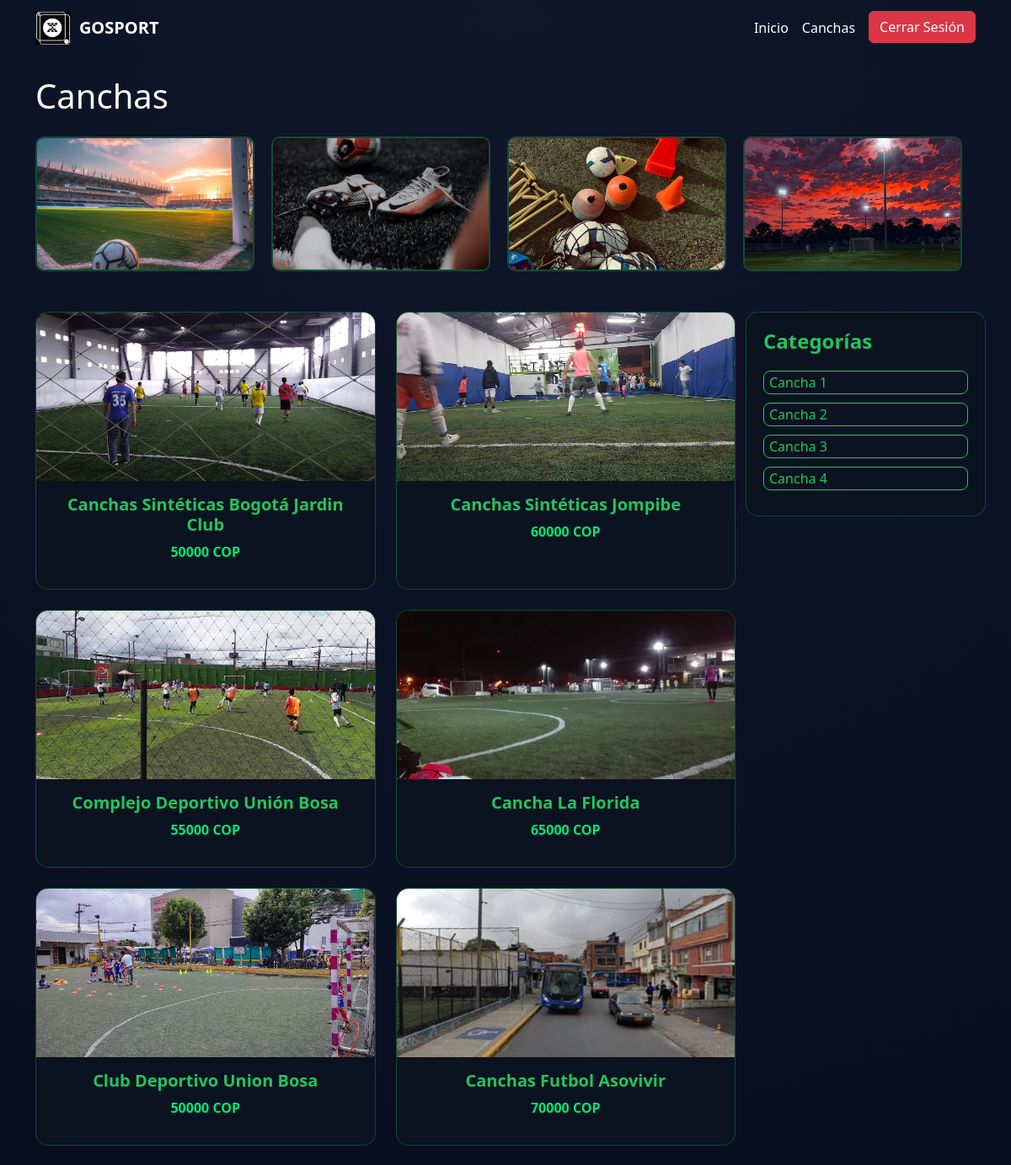
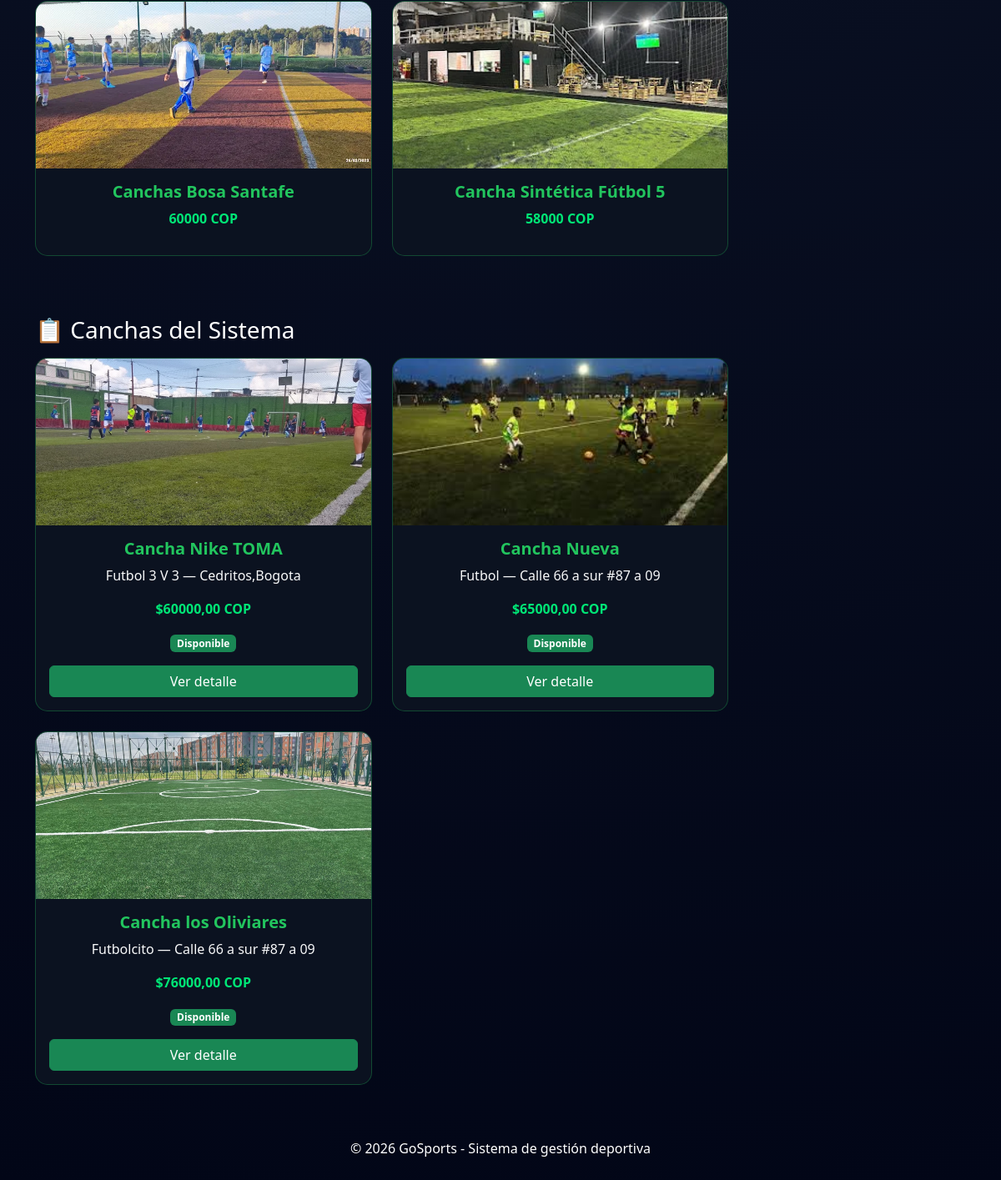
The app's page /reservas/canchas/ with its own data (2 pictures, top to bottom).
### canchas/models.py (models this page shows, shortened)
class Cancha(models.Model):
    ESTADOS = [
        ('disponible', 'Disponible'),
        ('ocupado', 'Ocupado'),
        ('mantenimiento', 'Mantenimiento'),
    ]
    nombre = models.CharField(max_length=100)
    tipo = models.CharField(max_length=50)
    precio = models.DecimalField(max_digits=10, decimal_places=2)
    capacidad = models.IntegerField()
    estado = models.CharField(max_length=20, choices=ESTADOS)
    direccion = models.CharField(max_length=255)
    imagen = models.ImageField(upload_to='canchas/')

### reservas/views.py (the view)
# urls.py: path('canchas/', views.canchas_publico, name='canchas_publico'),
def canchas_publico(request):
    canchas_db = CanchaDB.objects.all()
    return render(request, 'canchas.html', {
        "canchas": CANCHAS_PUBLICO,
        "canchas_db": canchas_db,
    })

### templates/canchas.html (shortened to what this page needs)
{% load static %}
<!DOCTYPE html>
<html lang="es">
<head>
<link href="https://cdn.jsdelivr.net/npm/bootstrap@5.3.2/dist/css/bootstrap.min.css" rel="stylesheet">
<link rel="stylesheet" href="{% static 'css/canchas.css' %}">
</head>
<body>
<nav class="navbar">
<div class="container">
<a class="navbar-brand d-flex align-items-center text-white" href="{% url 'reservas:home' %}">
<img src="{% static 'img/icono.jpg' %}" style="height:40px; margin-right:10px;" alt="Logo">
<span class="fw-bold">GOSPORT</span>
</a>
<ul class="navbar-nav flex-row gap-3">
<li class="nav-item">
<a class="nav-link text-white" href="{% url 'reservas:home' %}">Inicio</a>
</li>
<li class="nav-item">
<a class="nav-link text-white" href="{% url 'reservas:canchas_publico' %}">Canchas</a>
</li>
<li class="nav-item">
<form method="post" action="{% url 'auth:logout' %}">
<button class="btn btn-danger" type="submit">
Cerrar Sesión
</button>
</form>
</li>
</ul>
</div>
</nav>
<div class="container mt-4">
<h1 class="mb-4 text-white" style="cursor:pointer;" onclick="sortByPrice()">
Canchas
</h1>
<div class="carousel-container mb-5">
<div class="carousel-track">
<img src="{% static 'img/carruselcancha1.jpg' %}">
<img src="{% static 'img/carruselcancha2.jpg' %}">
<img src="{% static 'img/carruselcancha3.jpg' %}">
<img src="{% static 'img/carruselcancha4.jpg' %}">
</div>
</div>
<div class="row">
<div class="col-md-9">
<div class="row" id="productList">
{% for cancha in canchas %}
<div class="col-md-6 mb-4 card-container"
data-price="{{ cancha.precio }}"
id="cancha-{{ forloop.counter }}">
<div class="card h-100">
{% if cancha.imagen %}
<img src="{% static 'img/' %}{{ cancha.imagen }}"
class="card-img-top"
alt="{{ cancha.nombre }}"
onclick="openModal('{% static 'img/' %}{{ cancha.imagen }}','{{ cancha.nombre }}','{{ cancha.precio }}')">
{% else %}
<img src="{% static 'img/default.jpg' %}" class="card-img-top">
{% endif %}
<div class="card-body text-center">
<h5 class="card-title">
<a href="{% url 'reservas:cancha_detalle' cancha.id %}">
{{ cancha.nombre }}
</a>
</h5>
<p class="text-success fw-bold">
{{ cancha.precio }} COP
</p>
</div>
</div>
</div>
{% endfor %}
</div>
{% if canchas_db %}
<h3 class="mt-5 mb-3 text-white">📋 Canchas del Sistema</h3>
<div class="row" id="productListDB">
{% for c in canchas_db %}
<div class="col-md-6 mb-4 card-container"
data-price="{{ c.precio }}">
<div class="card h-100">
{% if c.imagen %}
<a href="{% url 'reservas:cancha_detalle_db' c.id %}">
<img src="{{ c.imagen.url }}"
class="card-img-top"
style="cursor:pointer;">
</a>
{% else %}
<img src="{% static 'img/cancha.jpg' %}" class="card-img-top">
{% endif %}
<div class="card-body text-center">
<h5 class="card-title">
<a href="{% url 'reservas:cancha_detalle_db' c.id %}">
{{ c.nombre }}
</a>
</h5>
<p class="text-light">{{ c.tipo }} — {{ c.direccion }}</p>
<p class="text-success fw-bold">${{ c.precio }} COP</p>
{% if c.estado == "disponible" %}
<span class="badge bg-success">Disponible</span>
{% elif c.estado == "ocupado" %}
<span class="badge bg-danger">Ocupado</span>
{% else %}
<span class="badge bg-warning text-dark">Mantenimiento</span>
{% endif %}
<div class="mt-3">
<a href="{% url 'reservas:cancha_detalle_db' c.id %}" class="btn btn-success w-100">
Ver detalle
</a>
</div>
</div>
</div>
</div>
{% endfor %}
</div>
{% endif %}
</div>
<div class="col-md-3">
<h4>Categorías</h4>
<button onclick="goToCat('cancha-1')">Cancha 1</button>
<button onclick="goToCat('cancha-2')">Cancha 2</button>
<button onclick="goToCat('cancha-3')">Cancha 3</button>
<button onclick="goToCat('cancha-4')">Cancha 4</button>
</div>
</div>
</div>
<footer class="text-center py-3 mt-4">
<p>© 2026 GoSports - Sistema de gestión deportiva</p>
</footer>
</body>
</html>

### static/css/canchas.css (style rules this page uses)
body { background: radial-gradient(circle at top, #0f172a, #020617); color: #fff; }
.carousel-container { overflow:hidden; width:100%; margin-bottom:40px; }
.carousel-track { display:flex; gap:20px; animation:scroll 25s linear infinite; }
.carousel-track img { width:260px; height:160px; object-fit:cover; border-radius:10px; flex-shrink:0; border:2px solid rgba(34,197,94,0.3); }
.card { background:#0b1220; border-radius:15px; border:1px solid rgba(34,197,94,0.3); overflow:hidden; transition:0.3s; height:100%; display:flex; flex-direction:column; }
.card-img-top { width:100%; height:200px; object-fit:cover; object-position:center; display:block; }
.card-body { flex-grow:1; }
.card-title a { color:#22c55e; font-weight:bold; text-decoration:none; }
.text-success { color:#00e676 !important; font-weight:bold; }
.col-md-3 { background:#0b1220; padding:20px; border-radius:15px; height:fit-content; position: sticky; top: 20px; border:1px solid rgba(34,197,94,0.3); }
.col-md-3 h4 { margin-bottom:20px; font-weight:bold; color:#22c55e; }
.col-md-3 button { text-align:left; font-weight:500; width:100%; margin-bottom:10px; background:transparent; border:1px solid #22c55e; color:#22c55e; border-radius:8px; transition:0.3s; }
.card-container { transition:0.3s; }

### records on screen
Cancha: imagen (picture), nombre "Cancha Nike TOMA", tipo "Futbol 3 V 3", direccion "Cedritos,Bogota", precio "60000,00", estado "Disponible"
Cancha: imagen (picture), nombre "Cancha Nueva", tipo "Futbol", direccion "Calle 66 a sur #87 a 09", precio "65000,00", estado "Disponible"
Cancha: imagen (picture), nombre "Cancha los Oliviares", tipo "Futbolcito", direccion "Calle 66 a sur #87 a 09", precio "76000,00", estado "Disponible"

### other values on screen
{{ cancha.nombre }} "Canchas Sintéticas Bogotá Jardin Club" "Canchas Sintéticas Jompibe" "Complejo Deportivo Unión Bosa" "Cancha La Florida" "Club Deportivo Union Bosa" "Canchas Futbol Asovivir" "Canchas Bosa Santafe" "Cancha Sintética Fútbol 5"
{{ cancha.precio }} "50000" "60000" "55000" "65000" "50000" "70000" "60000" "58000"
